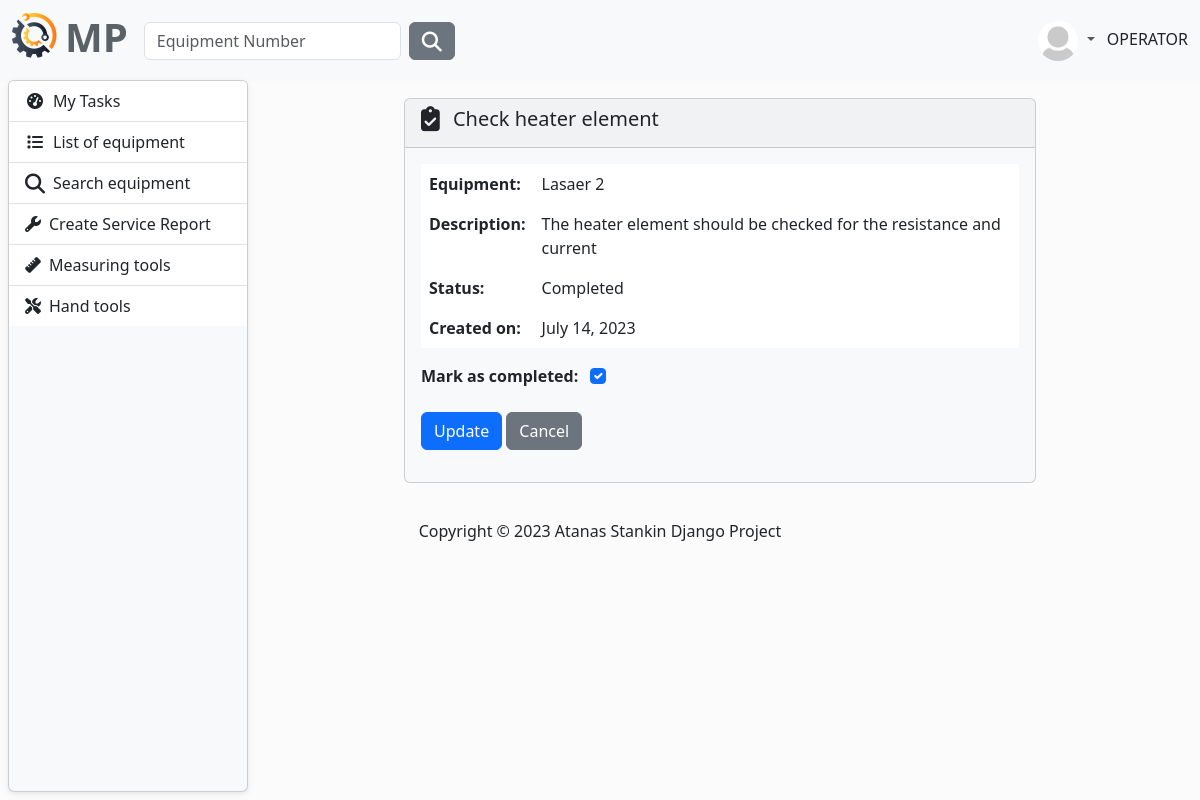
/task/user-update-task/17/ (signed in), run on the app's committed database.
### MaintenancePlanner/accounts/models.py (models this page shows, shortened)
class AppUser(AbstractUser, PermissionsMixin):
    first_name = models.CharField(
        max_length=30,
        validators=[
            MinLengthValidator(2),
            user_name_validator,
        ]
    )
    last_name = models.CharField(
        max_length=30,
        validators=[
            MinLengthValidator(2),
            user_name_validator,
        ]
    )
    email = models.EmailField(unique=True)
    class Role(models.TextChoices):
        MANAGER = "MANAGER", 'Manager'
        SUPERVISOR = "SUPERVISOR", 'Supervisor'
        OPERATOR = "OPERATOR", 'Operator'
    role = models.CharField(max_length=50, choices=Role.choices)

class Profile(models.Model):
    user = models.OneToOneField(AppUser, on_delete=models.CASCADE)
    image = models.ImageField(
        default='images/default.jpg',
        null=True,
        blank=True,
        upload_to='images/'
    )

### MaintenancePlanner/task/models.py (models this page shows, shortened)
class Task(models.Model):
    technician = models.ForeignKey(UserModel, on_delete=models.CASCADE)
    equipment = models.ForeignKey(
        to=Equipment,
        on_delete=models.CASCADE,
    )
    title = models.CharField(
        max_length=256,
    )
    description = models.TextField(null=True, blank=True)
    complete = models.BooleanField(default=False)
    created_on = models.DateField(auto_now_add=True)
    class Meta:
        ordering = ['complete']

### MaintenancePlanner/equipment/models.py (models this page shows)
class Equipment(models.Model):
    description = models.CharField(
        max_length=30,
        validators=[equipment_name_validator],
    )
    type = models.CharField(
        max_length=30,
        choices=TYPE_OF_EQUIPMENT
    )
    acquisition_date = models.DateField(
        blank=True,
        null=True,
        verbose_name='Acquisition Date',
    )
    acquisition_value = models.FloatField(
        blank=True,
        null=True,
        verbose_name='Acquisition Value',
    )
    currency_code = models.CharField(
        max_length=10,
        choices=CURRENCY_CHOICES,
        default='EUR',
    )
    year_of_manufacture = models.PositiveIntegerField(
        verbose_name='Year of Manufacture',
        null=True,
        blank=True,
    )
    manufacturer = models.CharField(
        max_length=30,
        blank=True,
        null=True,
    )
    model_number = models.CharField(
        max_length=30,
        blank=True,
        null=True,
        verbose_name='Model Number'
    )
    part_number = models.CharField(
        max_length=30,
        blank=True,
        null=True,
        verbose_name='Manufacturer Part Number',
    )
    serial_number = models.CharField(
        max_length=30,
        blank=True,
        null=True,
        verbose_name='Manufacturer Serial Number',
    )
    plant = models.ForeignKey(
        to=Plant,
        on_delete=models.CASCADE)
    department = models.ForeignKey(
        to=Department,
        on_delete=models.CASCADE)
    def __str__(self):
        return self.description

### MaintenancePlanner/task/views.py (the view)
# urls.py: path('user-update-task/<int:pk>/', UserUpdateTask.as_view(), name='user-update-task'),
class UserUpdateTask(LoginRequiredMixin, UpdateView):
    template_name = 'user-update-task.html'
    model = Task
    form_class = UserUpdateTaskForm
    success_url = reverse_lazy('user-task-list')

### MaintenancePlanner/task/forms.py
class UserUpdateTaskForm(forms.ModelForm):
    class Meta:
        model = Task
        fields = ('complete', )
        labels = {
            'complete': 'Mark as completed: '
        }
        widgets = {
            'complete': forms.CheckboxInput(attrs={
                'class': 'form-check-input',
                'type': "checkbox",
                'id': 'flexCheckDefault',
            }),
        }

### MaintenancePlanner/task/templates/user-update-task.html (shortened to what this page needs)
{% extends "base.html" %}
{% load static %}
{% block content %}
    <div class="row justify-content-center mt-3">
        <div class="col-8">
            <div class="card bg-light mb-3" style="max-width: 200rem;">
                <div class="card-header">
                    <h5>
                        <i class="fa-solid fa-clipboard-check fa-lg me-2"></i>
                        {{ task.title }}
                    </h5>
                </div>
                <div class="card-body">
                    <table class="table table-hover table-borderless">
                        <tr>
                            <td>
                                <strong>Equipment:</strong>
                            </td>
                            <td>
                                {{ task.equipment }}
                            </td>
                        </tr>
                        <tr>
                            <td>
                                <strong>Description:</strong>
                            </td>
                            <td>
                                {{ task.description }}
                            </td>
                        </tr>
                        <tr>
                            <td>
                                <strong>Status:</strong>
                            </td>
                            <td>
                                {% if task.complete %}
                                    Completed
                                {% else %}
                                    Uncompleted
                                {% endif %}
                            </td>
                        </tr>
                        <tr>
                            <td>
                                <strong>Created on:</strong>
                            </td>
                            <td>
                                {{ task.created_on }}
                            </td>
                        </tr>
                    </table>
                    <form method="POST" enctype="multipart/form-data">
                        {% for field in form %}
                            <label class="fw-bold me-2 mb-4" for="{{ field.id_for_label }}">{{ field.label }}</label>
                            {{ field }}
                        {% endfor %}
                        <div class="mb-3">
                            <button type="submit" class="btn btn-primary ">Update</button>
                            <a href="{% url 'user-task-list' %}" class="btn btn-secondary">Cancel</a>
                        </div>
                    </form>
                </div>
            </div>
        </div>
    </div>
{% endblock content %}

### templates/partials/navbar.html (shortened to what this page needs)
{% load static %}
<nav class="navbar navbar-expand-lg bg-light" data-bs-theme="light">
    <div class="container-fluid">
        <a class="navbar-brand" href="{% url 'home-page' %}">
            <ul class="navbar-nav ms-auto d-flex flex-row">
                <li><img class="logo me-2" src="{% static 'img/logo.png' %}" alt="logo"></li>
                <li><h1 style="color: #5a6268; font-weight: bold">MP</h1></li>
            </ul>
        </a>
        <div class="collapse navbar-collapse" id="navbarColor01">
            {% if user.is_authenticated %}
                <form class="d-flex" method=POST action="{% url 'search-equipment' %}">
                    <input class="form-control me-sm-2" type="search" placeholder="Equipment Number"
                           name="number">
                    <button class="btn btn-secondary my-2 my-sm-0" type="submit"><i
                            class="fa-solid fa-magnifying-glass fa-lg"></i></button>
                </form>
            {% endif %}
            <ul class="navbar-nav ms-auto d-flex flex-row">
                {% if not request.user.is_authenticated %}
                    <li class="nav-item">
                        <a class="nav-link" href="{% url 'login' %}"><i
                                class="fa-solid fa-right-to-bracket fa-lg me-2"></i>Sig In
                        </a>
                    </li>
                {% else %}
                    <li class="nav-item dropdown">
                        <div class="btn-group dropdown">
                            <a class="nav-link dropdown-toggle" data-bs-toggle="dropdown" href="#" role="button"
                               aria-haspopup="true" aria-expanded="false">
                                {% if user.profile.image %}
                                    <img src="{{ user.profile.image.url }}" class="rounded-circle" height="40"
                                         loading="lazy"/>
                                {% else %}
                                    <img src="{% static 'img/profile-img.png' %}" class="rounded-circle" height="40"
                                         loading="lazy"/>
                                {% endif %}
                            </a>
                        </div>
                        {{ request.user.role }}
                    </li>
                {% endif %}
            </ul>
        </div>
    </div>
</nav>

### static/css/layout.css (style rules this page uses)
body { background-color: #fbfbfb; }

### static/css/side-bar.css (style rules this page uses)
body { background-color: #fbfbfb; }

### data on the page
AppUser: profile.image (placeholder picture), user.role "OPERATOR"
Task: title "Check heater element", equipment "Lasaer 2", description "The heater element should be checked for the resistance and current", created_on "July 14, 2023", form "☑"

### other printed values
{{ field.label }} "Mark as completed:"
